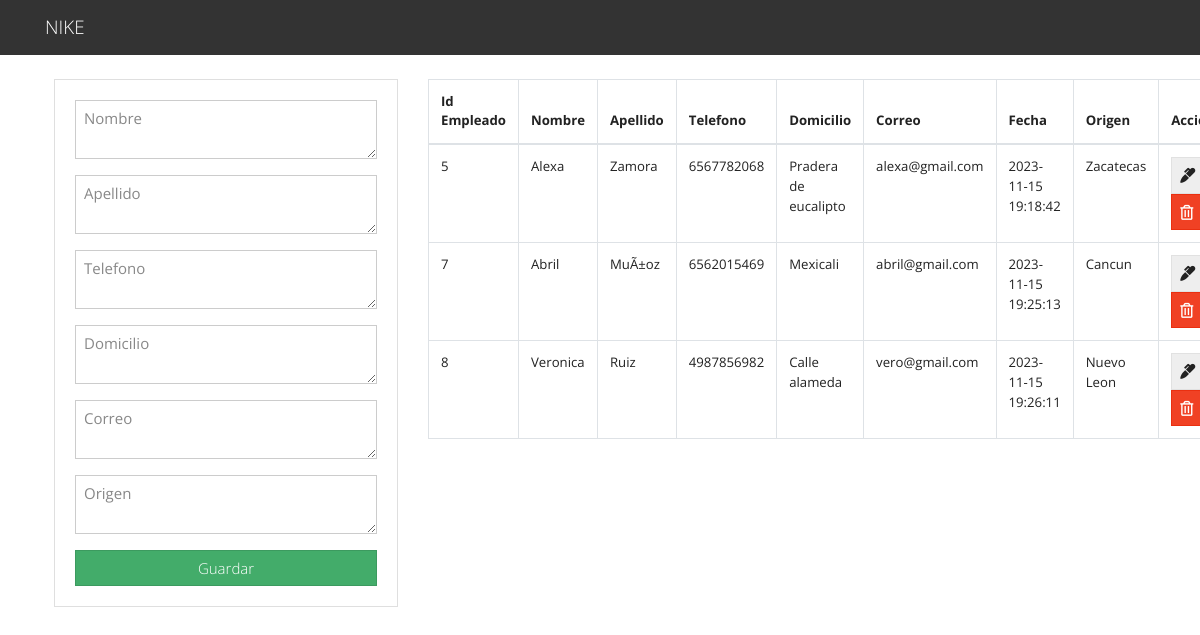
/UIII_Act3_CRUD_V2/index.php, run on the app's committed database.
### tables this page shows
CREATE TABLE `task` (
  `idempleado` int(11) NOT NULL,
  `nombre` varchar(255) NOT NULL,
  `apellido` varchar(50) DEFAULT NULL,
  `telefono` text NOT NULL,
  `domicilio` varchar(50) NOT NULL,
  `correo` varchar(50) NOT NULL,
  `created_at` timestamp NOT NULL DEFAULT CURRENT_TIMESTAMP,
  `origen` varchar(50) NOT NULL
);

### UIII_Act3_CRUD_V2/index.php (the view, shortened to what this page needs)
<?php include("db.php"); ?>
<?php include('includes/header.php'); ?>
<main class="container p-4">
  <div class="row">
    <div class="col-md-4">
      <div class="card card-body">
        <form action="saveTask.php" method="POST">
          <div class="form-group">
            <textarea name="nombre" rows="2" class="form-control" placeholder="Nombre"></textarea>
          </div>
          <div class="form-group">
            <textarea name="apellido" rows="2" class="form-control" placeholder="Apellido"></textarea>
          </div>
          <div class="form-group">
            <textarea type="text"  name="telefono" rows="2" class="form-control" placeholder="Telefono"></textarea>
          </div>
          <div class="form-group">
            <textarea name="domicilio" rows="2" class="form-control" placeholder="Domicilio"></textarea>
          </div>
          <div class="form-group">
            <textarea name="correo" rows="2" class="form-control" placeholder="Correo"></textarea>
          </div>
          <div class="form-group">
            <textarea name="origen" rows="2" class="form-control" placeholder="Origen"></textarea>
          </div>
          <input type="submit" name="saveTask" class="btn btn-success btn-block" value="Guardar">
        </form>
      </div>
    </div>
    <div class="col-md-8">
      <table class="table table-bordered">
        <thead>
          <tr>
            <th>Id Empleado</th>
            <th>Nombre</th>
            <th>Apellido</th>
            <th>Telefono<o/th>
            <th>Domicilio</th>
            <th>Correo</th>
            <th>Fecha</th>
            <th>Origen</th>
            <th>Accion</th>
          </tr>
        </thead>
        <tbody>
          <?php
          $query = "SELECT * FROM task";
          $result_tasks = mysqli_query($conn, $query);
          while($row = mysqli_fetch_assoc($result_tasks)) { ?>
          <tr>
            <td><?php echo $row['idempleado']; ?></td>
            <td><?php echo $row['nombre']; ?></td>
            <td><?php echo $row['apellido']; ?></td>
            <td><?php echo $row['telefono']; ?></td>
            <td><?php echo $row['domicilio']; ?></td>
            <td><?php echo $row['correo']; ?></td>
            <td><?php echo $row['created_at']; ?></td>
            <td><?php echo $row['origen']; ?></td>
            <td>
              <a href="edit.php?idempleado=<?php echo $row['idempleado']?>" class="btn btn-secondary">
                <i class="fas fa-marker"></i>
              </a>
              <a href="deleteTask.php?idempleado=<?php echo $row['idempleado']?>" class="btn btn-danger">
                <i class="far fa-trash-alt"></i>
              </a>
            </td>
          </tr>
          <?php } ?>
        </tbody>
      </table>
    </div>
  </div>
</main>
<?php include('includes/footer.php'); ?>

### UIII_Act3_CRUD_V2/Includes/header.php (shortened to what this page needs)
<!DOCTYPE html>
<html lang="en">
  <head>
    <link rel="stylesheet" href="https://bootswatch.com/4/yeti/bootstrap.min.css">
    <link rel="stylesheet" href="https://use.fontawesome.com/releases/v5.6.3/css/all.css">
  </head>
  <body>
    <nav class="navbar navbar-dark bg-dark">
      <div class="container">
        <a class="navbar-brand" href="index.php">NIKE </a>
      </div>
    </nav>

### UIII_Act3_CRUD_V2/Includes/footer.php (shortened to what this page needs)
</body>
</html>

### data on the page
task: idempleado "5", nombre "Alexa", apellido "Zamora", telefono "6567782068", domicilio "Pradera de eucalipto", correo "alexa@gmail.com", created_at "2023-11-15 19:18:42", origen "Zacatecas"
task: idempleado "7", nombre "Abril", apellido "MuÃ±oz", telefono "6562015469", domicilio "Mexicali", correo "abril@gmail.com", created_at "2023-11-15 19:25:13", origen "Cancun"
task: idempleado "8", nombre "Veronica", apellido "Ruiz", telefono "4987856982", domicilio "Calle alameda", correo "vero@gmail.com", created_at "2023-11-15 19:26:11", origen "Nuevo Leon"
